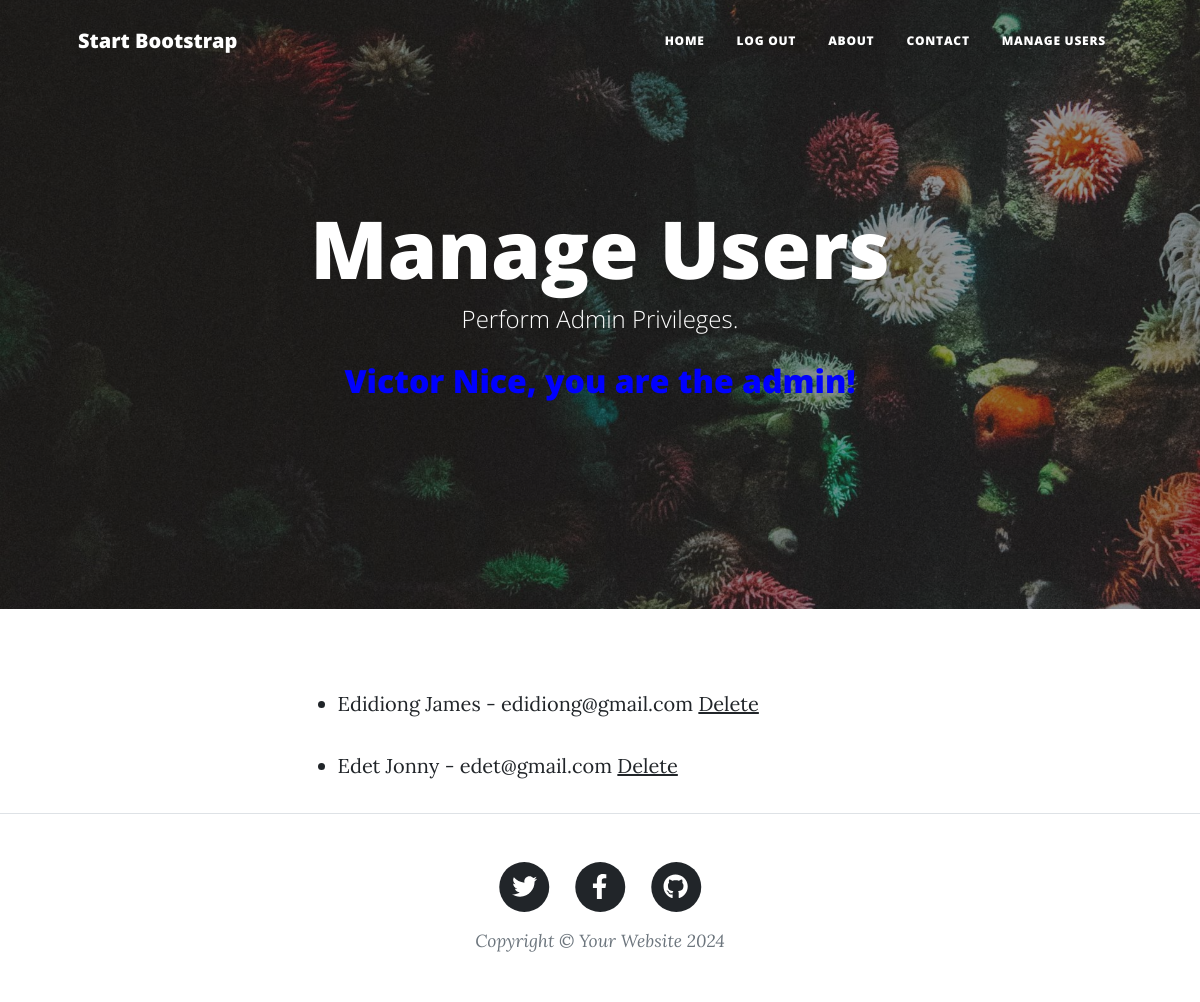
The page /manage-users (signed in) on the database its author committed.
### main.py (models this page shows)
class User(UserMixin, db.Model):
    __tablename__: str = "users"
    id: Mapped[int] = mapped_column(Integer, primary_key=True)
    email: Mapped[str] = mapped_column(String(100), unique=True, nullable=False)
    password: Mapped[str] = mapped_column(String(350), nullable=False)
    name: Mapped[str] = mapped_column(String(250), nullable=False)
    posts = relationship("BlogPost", back_populates="author")
    comments = relationship("Comment", back_populates="comment_author")

### main.py (the view)
@app.route('/manage-users')
@admin_only
def manage_users():
    results = db.session.execute(db.select(User).order_by(User.id))
    users = results.scalars().fetchall()
    return render_template('manage-users.html', users=users, year=year)

### main.py (called while the page is built)
@login_manager.user_loader
def load_user(user_id):
    return db.get_or_404(User, user_id)

def admin_only(func):
    @wraps(func)
    def wrapper(*args, **kwargs):
        if current_user.id != 1:
            abort(403)
        return func(*args, **kwargs)
    return wrapper

### templates/manage-users.html (shortened to what this page needs)
{% include "header.html" %}
<header
  class="masthead"
  style="background-image: url('../static/assets/img/home-bg.jpg')"
>
  <div class="container position-relative px-4 px-lg-5">
    <div class="row gx-4 gx-lg-5 justify-content-center">
      <div class="col-md-10 col-lg-8 col-xl-7">
        <div class="site-heading">
          <h1>Manage Users</h1>
          <span class="subheading">Perform Admin Privileges.</span><br>
          {% if current_user.is_authenticated: %}
            <h2 style="color: blue;">{{ current_user.name }}, you are the admin!</h2>
          {% endif %}
        </div>
      </div>
    </div>
  </div>
</header>
<div class="container px-4 px-lg-5">
  <div class="row gx-4 gx-lg-5 justify-content-center">
    <div class="col-md-10 col-lg-8 col-xl-7">
      {% for user in users: %}
        {% if user.id != 1 %}
          <ul>
            <div>
              <li>
                  <p>{{ user.name }} - {{ user.email }} <a href="{{ url_for('delete_user', user_id=user.id) }}"> Delete</a></p>
              </li>
            </div>
          </ul>
        {% endif %}
      {% endfor %}
    </div>
  </div>
</div>
{% include "footer.html" %}

### rows shown on the page
User: name "Victor Nice"
User: name "Edidiong James", email "edidiong@gmail.com"
User: name "Edet Jonny", email "edet@gmail.com"

### other values the page prints
{{ year }} "2024"
